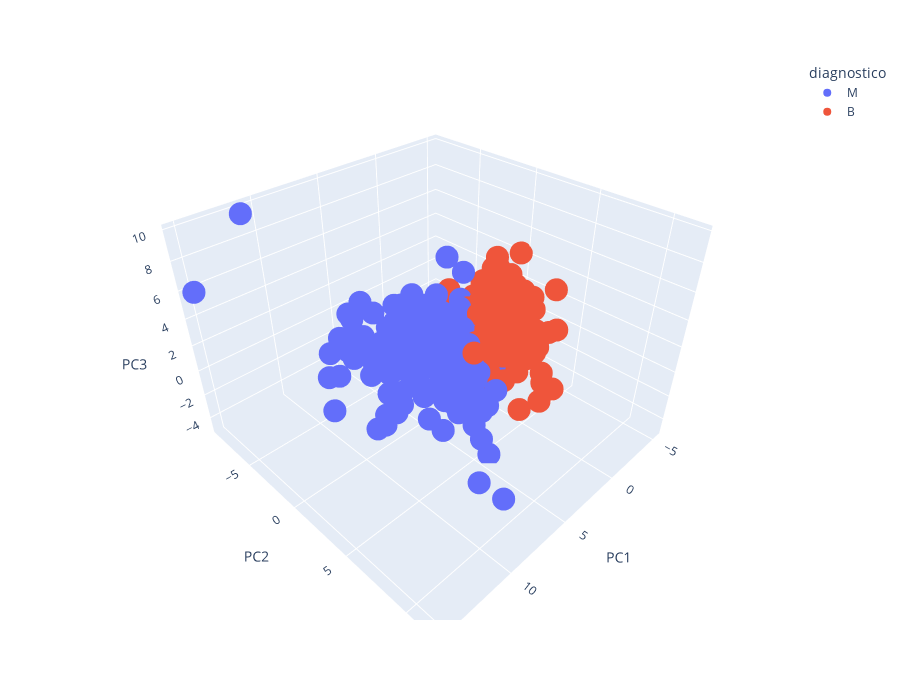

Notebook source saved alongside this figure:
### Markdown cell above
###### Visualizamos en 3D

### Code cell
# Visualizamos en 3D
px.scatter_3d(
    df_plot.dropna(),
    x="PC1",
    y="PC2",
    z="PC3",
    height=700,
    width=900,
    color="diagnostico",
    hover_data=["conteo", "test"],
)

### Figure 1 — Plotly figure (JSON) as saved in the notebook; plotly's stock layout.template omitted (floating-point values rounded to 4 significant figures; data arrays with more than 128 entries replaced by an {"elided": "..."} marker saying what was removed)
{"data": [{"customdata": {"elided": "212x2 mixed values"}, "hovertemplate": "diagnostico=M<br>PC1=%{x}<br>PC2=%{y}<br>PC3=%{z}<br>conteo=%{customdata[0]}<br>test=%{customdata[1]}<extra></extra>", "legendgroup": "M", "marker": {"color": "#636efa", "symbol": "circle"}, "mode": "markers", "name": "M", "scene": "scene", "showlegend": true, "type": "scatter3d", "x": {"elided": "212 float values"}, "y": {"elided": "212 float values"}, "z": {"elided": "212 float values"}}, {"customdata": {"elided": "357x2 mixed values"}, "hovertemplate": "diagnostico=B<br>PC1=%{x}<br>PC2=%{y}<br>PC3=%{z}<br>conteo=%{customdata[0]}<br>test=%{customdata[1]}<extra></extra>", "legendgroup": "B", "marker": {"color": "#EF553B", "symbol": "circle"}, "mode": "markers", "name": "B", "scene": "scene", "showlegend": true, "type": "scatter3d", "x": {"elided": "357 float values"}, "y": {"elided": "357 float values"}, "z": {"elided": "357 float values"}}], "layout": {"height": 700, "legend": {"title": {"text": "diagnostico"}, "tracegroupgap": 0}, "margin": {"t": 60}, "scene": {"domain": {"x": [0, 1], "y": [0, 1]}, "xaxis": {"title": {"text": "PC1"}}, "yaxis": {"title": {"text": "PC2"}}, "zaxis": {"title": {"text": "PC3"}}}, "width": 900}}
